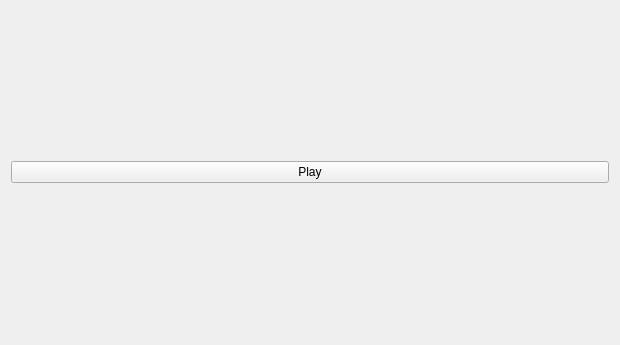
<?xml version="1.0" encoding="UTF-8"?>
<ui version="4.0">
 <class>Form</class>
 <widget class="QWidget" name="Form">
  <property name="geometry">
   <rect>
    <x>0</x>
    <y>0</y>
    <width>620</width>
    <height>345</height>
   </rect>
  </property>
  <property name="palette">
   <palette>
    <active>
     <colorrole role="Light">
      <brush brushstyle="SolidPattern">
       <color alpha="255">
        <red>0</red>
        <green>0</green>
        <blue>0</blue>
       </color>
      </brush>
     </colorrole>
    </active>
    <inactive>
     <colorrole role="Light">
      <brush brushstyle="SolidPattern">
       <color alpha="255">
        <red>0</red>
        <green>0</green>
        <blue>0</blue>
       </color>
      </brush>
     </colorrole>
    </inactive>
    <disabled>
     <colorrole role="Light">
      <brush brushstyle="SolidPattern">
       <color alpha="255">
        <red>0</red>
        <green>0</green>
        <blue>0</blue>
       </color>
      </brush>
     </colorrole>
    </disabled>
   </palette>
  </property>
  <property name="windowTitle">
   <string>Play</string>
  </property>
  <property name="autoFillBackground">
   <bool>false</bool>
  </property>
  <layout class="QVBoxLayout" name="verticalLayout_2">
   <item>
    <layout class="QVBoxLayout" name="verticalLayout">
     <item>
      <spacer name="verticalSpacer_2">
       <property name="orientation">
        <enum>Qt::Vertical</enum>
       </property>
       <property name="sizeType">
        <enum>QSizePolicy::Minimum</enum>
       </property>
       <property name="sizeHint" stdset="0">
        <size>
         <width>20</width>
         <height>40</height>
        </size>
       </property>
      </spacer>
     </item>
    </layout>
   </item>
   <item>
    <widget class="QPushButton" name="play_btn">
     <property name="text">
      <string>Play</string>
     </property>
    </widget>
   </item>
   <item>
    <spacer name="verticalSpacer">
     <property name="orientation">
      <enum>Qt::Vertical</enum>
     </property>
     <property name="sizeType">
      <enum>QSizePolicy::Minimum</enum>
     </property>
     <property name="sizeHint" stdset="0">
      <size>
       <width>20</width>
       <height>40</height>
      </size>
     </property>
    </spacer>
   </item>
  </layout>
 </widget>
 <resources/>
 <connections/>
</ui>
